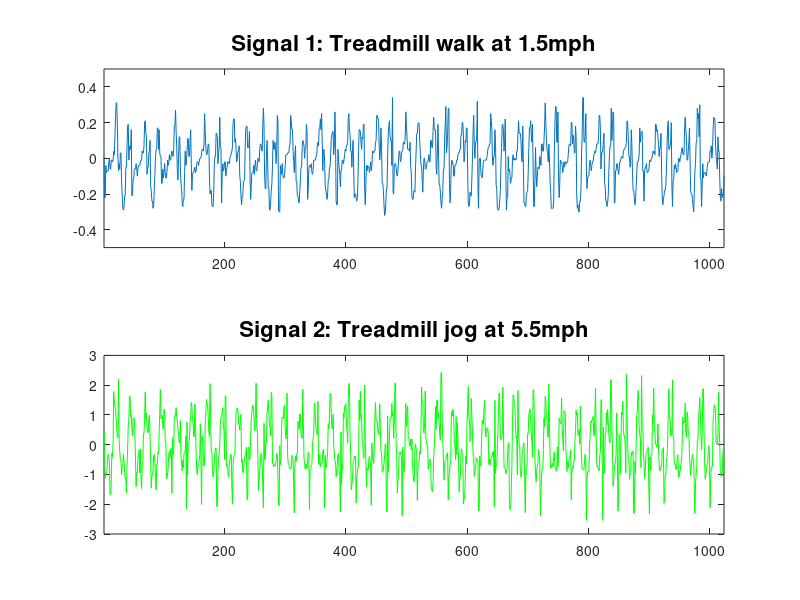
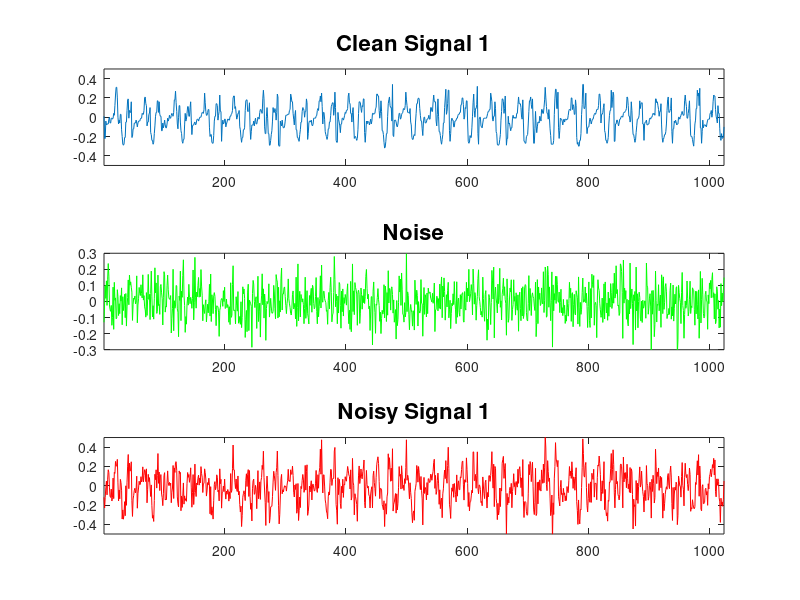

These charts were generated, in order, by the following MATLAB code: (Note: this script raises an error after producing the figures.)
function CS390MB_Smoothing_Filtering_Denoising()

%% Initialize signals and variables
AWalk15 = load('Treadmill_walk_1.5mph_pocket.csv');
AJog55 = load('Treadmill_jog_5.5mph_pocket.csv');

f1_orig = AWalk15(1000:2023,1);
f2_orig = AJog55(1000:2023,1);

n = 1024;

sigma = .1;
f1 = f1_orig + randn(n,1)*sigma;
f2 = f2_orig+ randn(n,1)*sigma;

%% Visualize the x, y, z for accelerometer
figure(1);
clf;
subplot(3,1,1);
plot(AWalk15(:,1)); axis([1 length(AWalk15(:,1)) -0.5 0.5]);
title('Signal 1: Accelerometer (X)','FontSize',16);
subplot(3,1,2);
plot(AWalk15(:,2),'g'); axis([1 length(AWalk15(:,2)) -0.5 0.5]);
title('Signal 1: Accelerometer (Y)','FontSize',16);
subplot(3,1,3);
plot(AWalk15(:,3)); axis([1 length(AWalk15(:,3)) -0.5 0.5]);
title('Signal 1: Accelerometer (Z)','FontSize',16);

%% Visualize the two signals
figure(1);
clf;
subplot(2,1,1);
plot(f1_orig); axis([1 n -0.5 0.5]);
title('Signal 1: Treadmill walk at 1.5mph','FontSize',16);
subplot(2,1,2);
plot(f2_orig,'g'); axis([1 n -3 3]);
title('Signal 2: Treadmill jog at 5.5mph','FontSize',16);


%% Adding noise to signal
figure(2);
clf;
subplot(3,1,1);
plot(f1_orig); axis([1 n -0.5 0.5]);
title('Clean Signal 1','FontSize',16);
subplot(3,1,2);
plot(f1-f1_orig,'g'); axis([1 n -3*sigma 3*sigma]);
title('Noise','FontSize',16);
subplot(3,1,3);
plot(f1,'r'); axis([1 n -0.5 0.5]);
title('Noisy Signal 1','FontSize',16);

%% Gaussian filter: build filter, show gaussian filtered signal, and show result with different parameters

% mu is width of the filter, approximate
mu = 5;
m = 101; % total size of the filter, odd number is better
h = build_gaussian_filter_1d(m,mu/(4*n),n);

% Fourier transform of the (centered) filter
hf = real( fft(fftshift(h)) );
hf = fftshift(hf);

% plot the time-domain gaussian filter
figure(2); clf;
subplot(2,1,1);
t = (-length(h)/2:length(h)/2-1)';
plot(t,h); axis('tight');
title('Gaussian filter','FontSize',16);
subplot(2,1,2);
plot( t,hf,'g'); axis('tight');
title('Fourier transform of Gaussian filter','FontSize',16);

% plot signal smoothed using a gaussian filter
figure(3); clf;
subplot(3,1,1);
plot(f1,'b'); axis([1 n -0.5 0.5]);
title('Noisy Signal 1','FontSize',16);
subplot(3,1,2);
plot(f1_orig); axis([1 n -0.5 0.5]);
title('Original - Clean signal','FontSize',16);
subplot(3,1,3);
plot(perform_convolution(f1,h),'r'); axis([1 n -0.5 0.5]);
title('Gaussian Filtered Signal 1','FontSize',16);

% compute the error (compared to the original signal) for different choices
% of mu.
mu_list = linspace( 0, 10, 6);
err = [];
for i = 1:length(mu_list)
    mu = mu_list(i);
    h = build_gaussian_filter_1d(m,mu/(4*n),n);
    fnh(i,:) = perform_convolution(f1,h);
    % compute the error
    e = sum( (f1_orig(:)-fnh(i,:)').^2 );
    err = [ err, e ];
end

% display smoothed signal for different choices of mu
figure(4); clf;
for i = 1:length(mu_list)
    subplot(3,2,i);
    plot(fnh(i,:),'r'); axis([1 n -0.5 0.5]);
    title(sprintf('Signal 1: mu = %0.1f',mu_list(i)),'FontSize',16);
end

% Display the evolution of the oracle denoising error  as a function of mu.
% Set  to the value of the optimal parameter.
figure(18); clf;
plot(mu_list,err);
set(gca,'FontSize',15);
title('Denoising error','FontSize',16);
xlabel('Signal 1: \mu','FontSize',16);
ylabel('|original - denoised|','FontSize',16);

%% Wavelet denoising demo. Follow the following commands in matlab (Octave does not have a wavelet toolbox)
%In matlab, type: wavemenu Choose: SWT denoising 1d load AWalk15.mat Choose
%unnormalized white noise and normalized white noise options Click on
%Denoise. play around with the different thresholds at the individual
%levels.
figure(5); clf;
wfs = load('WaveletFS.mat');
subplot(2,1,1);
plot(f1_orig,'b'); axis([1 n -0.5 0.5]);
title('Original Signal 1','FontSize',16);
subplot(2,1,2);
plot(wfs.wfs,'r'); axis([1 n -0.5 0.5]);
title('Wavelet Scaled Signal 1','FontSize',16);

%% Moving average smoothing.

% moving average over 5 values and 9 values
figure(6); clf;
subplot(3,1,1);
plot(f1_orig,'r'); axis([1 n -0.5 0.5]);set(gca,'FontSize',15);
title('Original Signal 1','FontSize',16);
subplot(3,1,2);
plot(mvsmooth(f1,5),'r'); axis([1 n -0.5 0.5]);
title('MA - 5 values','FontSize',16);
subplot(3,1,3);
plot(mvsmooth(f1,9),'r'); axis([1 n -0.5 0.5]);
title('MA - 9 values','FontSize',16);


%% Exponential smoothing

% exponential average for different choices of alpha
alpha_list = [0 0.01 0.1 0.3 0.6 0.9];
figure(7); clf;
subplot(3,2,1);
set(gca,'FontSize',15);
plot(f1_orig,'g'); axis([1 n -0.5 0.5]);
title('Original Signal 1','FontSize',16);
for i = 2:length(alpha_list)
    subplot(3,2,i);
    set(gca,'FontSize',15);
    plot(expsmooth(f1,alpha_list(i)),'g'); axis([1 n -0.5 0.5]);
    title(sprintf('alpha = %0.1f',alpha_list(i)),'FontSize',16);
end

%% Overall comparison of different schemes
% Overall comparison of schemes
figure(10); clf;
set(gca,'FontSize',15);
subplot(2,2,1);
plot(f1_orig,'r'); axis([1 n -0.5 0.5]);
title('Original Signal 1','FontSize',16);
subplot(2,2,2);
plot(mvsmooth(f1,5),'r'); axis([1 n -0.5 0.5]);
title('MA - 5 values','FontSize',16);
subplot(2,2,3);
plot(fnh(3,:),'r'); axis([1 n -0.5 0.5]);
title('Gaussian Filtered Signal 1','FontSize',16);
subplot(2,2,4);
plot(wfs.wfs,'r'); axis([1 n -0.5 0.5]);
title('Wavelet Scaled Signal 1','FontSize',16);


%% Signal 2: Going through the gaussian filtering process
figure(11);
clf;
set(gca,'FontSize',15);
subplot(2,1,1);
plot(f1); axis([1 n -0.5 0.5]);
title('Signal 1','FontSize',16);
subplot(2,1,2);
plot(f2,'r'); axis([1 n -3 3]);
title('Signal 2','FontSize',16);

mu_list = linspace( 0, 10, 6);
err = [];
for i = 1:length(mu_list)
    mu = mu_list(i);
    h = build_gaussian_filter_1d(m,mu/(4*n),n);
    fnh(i,:) = perform_convolution(f2,h);
    % compute the error
    e = sum( (f2_orig(:)-fnh(i,:)').^2 );
    err = [ err, e ];
end

figure(12); clf;
for i = 1:length(mu_list)
    subplot(3,2,i);
    plot(fnh(i,:),'r'); axis([1 n -3 3]);
    title(sprintf('Signal 2: mu = %0.1f',mu_list(i)),'FontSize',16);
end

% Display the evolution of the oracle denoising error  as a function of .
% Set  to the value of the optimal parameter.
figure(1); clf;
plot(mu_list,err);
set(gca,'FontSize',15);
title('Denoising error','FontSize',16);
xlabel('Signal 2: \mu','FontSize',16);
ylabel('|original - denoised|','FontSize',16);

% figure(18); clf; plot(0.01:0.01:1,denerr); set(gca,'FontSize',15);
% title('Denoising error','FontSize',16); xlabel('\mu','FontSize',20);
% ylabel('|original - denoised|','FontSize',20);
%

% figure(13); clf; subplot(2,1,1); plot(fnh(:,3),'r'); axis([1 n -0.5
% 0.5]); title('Gaussian Filtered Signal 1','FontSize',16); subplot(2,1,2);
% plot( denoise(f2,2),'r'); axis([1 n -2 2]); title('Gaussian Filtered
% Signal 2','FontSize',16);

end
